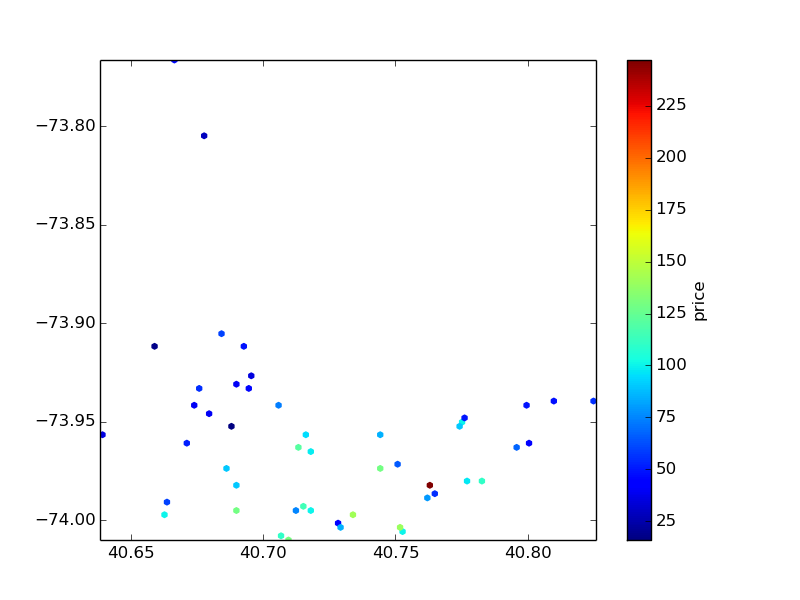

Python code for this plot:
import json, requests, pprint

import matplotlib
matplotlib.use('Agg')
from matplotlib import pyplot as PLT
from matplotlib import cm as CM
from matplotlib import mlab as ML
import numpy as NP

#url = 'https://api.airbnb.com/v2/search_results?client_id=3092nxybyb0otqw18e8nh5nty&locale=en-US&currency=USD&_format=for_search_results_with_minimal_pricing&_offset=0&fetch_facets=true&ib=false&ib_add_photo_flow=true&location=Lake%20Tahoe%2C%20CA%2C%20US&min_bathrooms=0&min_bedrooms=0&min_beds=1&min_num_pic_urls=10&price_max=210&price_min=40&sort=1'
url = 'https://api.airbnb.com/v2/search_results?client_id=3092nxybyb0otqw18e8nh5nty&locale=en-US&currency=USD&_format=for_search_results_with_minimal_pricing&_offset=0&location=New%20York%2C%20NY%2C%20US&_limit=15'

resp = requests.get(url=url)
data = json.loads(resp.text)

searchResult = data["search_results"]
print len(searchResult)

class Restaurant: 
	def __init__(self, latitude, longitude, price):
		self.latitude = latitude
		self.longitude = longitude
		self.price = price
	def display(self):
		print "Latitude: ", self.latitude, ", Longitude: ", self.longitude, ", Price: ", self.price

restList = []

for item in searchResult:
	listing = item["listing"]
	#pprint.pprint (listing)
	pricing_quote = item["pricing_quote"]
	restList.append(Restaurant(listing.get("lat"), listing.get("lng"), pricing_quote.get("rate").get("amount")))

latList = []
longList = []
priceList = []
for rest in restList:
	#rest.display()
	latList.append(rest.latitude)
	longList.append(rest.longitude)
	priceList.append(rest.price)

gridsize = 100
#PLT.subplot(111)
PLT.hexbin(latList, longList, C=priceList, gridsize=gridsize, cmap=CM.jet, bins=None)
PLT.axis([min(latList), max(latList), min(longList), max(longList)])

cb = PLT.colorbar()
cb.set_label('price')
PLT.savefig("new_york.png")
